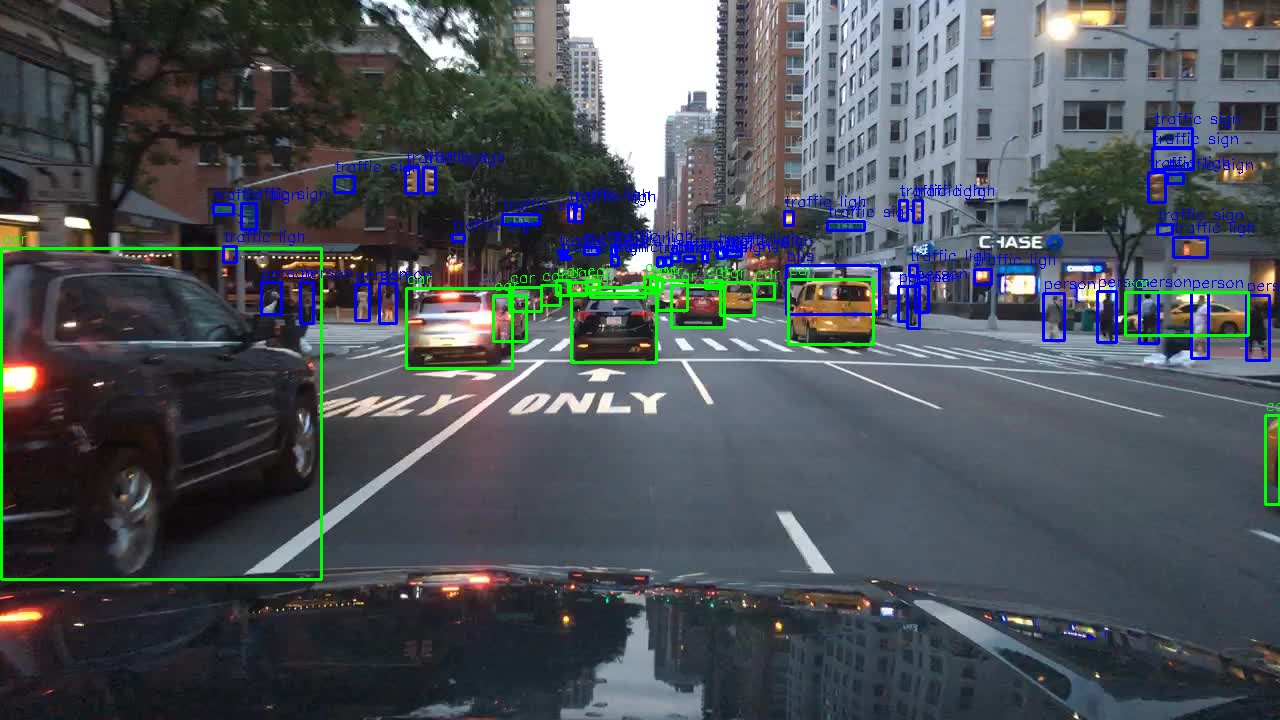
#> input picture Phase1_DataAnalysis/samples/2_extreme_density/3bd6b5a8-8c096efb.jpg, 1280 x 720 px; its folder holds only this picture in this run
$ python -i image_stats.py   (imports and definitions only)
#> lines starting #> are read from the running program, lines starting #| are printed output that depends on the picture
"""
image_stats.py

Compute brightness, contrast, and saturation distributions per class
for the BDD100K dataset with dataset-aware caching.
"""

import os
import cv2
import json
import numpy as np
from pathlib import Path
from tqdm import tqdm
from dotenv import load_dotenv
from PIL import Image
from collections import defaultdict
from datetime import datetime
from ..utils.cache_utils import cache_get, cache_set
from ..utils.data_loader import load_annotations

# [1 line not run here, left out]


# --------------------------------------------------------------------
# Helper Functions
# --------------------------------------------------------------------


# [25 lines left out: function _get_image_paths, not called in this run]


def _compute_image_metrics(image_path: Path) -> dict:
    """
    Compute brightness, contrast, and saturation for a given image.
    Brightness: mean grayscale intensity (0–255)
    Contrast: RMS contrast (std of grayscale)
    Saturation: mean S channel in HSV (0–255)
    """
    try:
        img = Image.open(image_path).convert("RGB")
#> img is the input picture: PIL image 1280x720 RGB; mean R, G, B 77.1, 82.7, 88.6
        img_np = np.array(img, dtype=np.float32)

        # Convert to grayscale for brightness/contrast
        gray = cv2.cvtColor(img_np.astype(np.uint8), cv2.COLOR_RGB2GRAY)
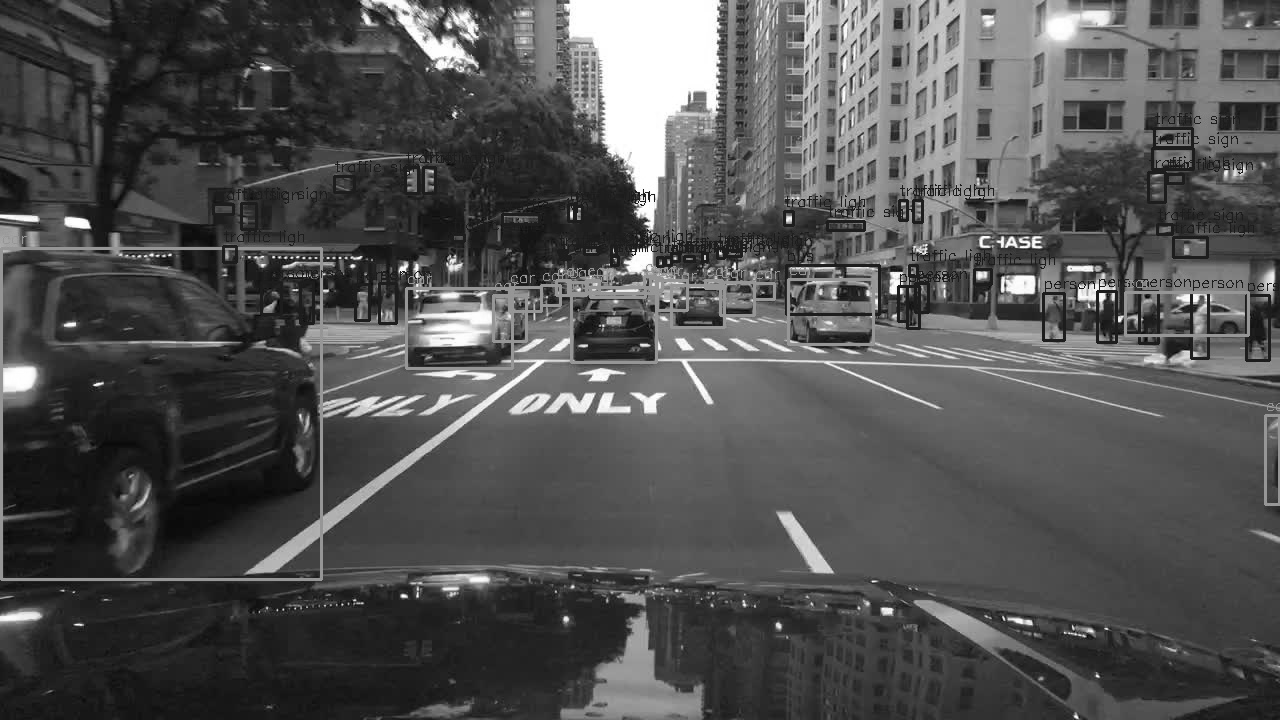
#> gray: shape (720, 1280); min 1, max 255, mean 81.7
        brightness = float(np.mean(gray))
#> brightness = 81.68
        contrast = float(np.std(gray))  # RMS contrast
#> contrast = 51.58

        # Convert to HSV for saturation
        hsv = cv2.cvtColor(img_np.astype(np.uint8), cv2.COLOR_RGB2HSV)
#> hsv: shape (720, 1280, 3); mean H, S, V 96.6, 60.7, 96.4
        saturation = float(np.mean(hsv[:, :, 1]))
#> saturation = 60.69

        return {"brightness": brightness, "contrast": contrast, "saturation": saturation}
    except Exception as e:
        print(f"[WARN] Failed on {image_path.name}: {e}")
        return None


# --------------------------------------------------------------------
# Main Function
# --------------------------------------------------------------------


# [99 lines left out: function compute_visual_distributions, not called in this run]

>>> result = _compute_image_metrics('../../samples/2_extreme_density/3bd6b5a8-8c096efb.jpg')
#> result = {'brightness': 81.68, 'contrast': 51.58, 'saturation': 60.69}
